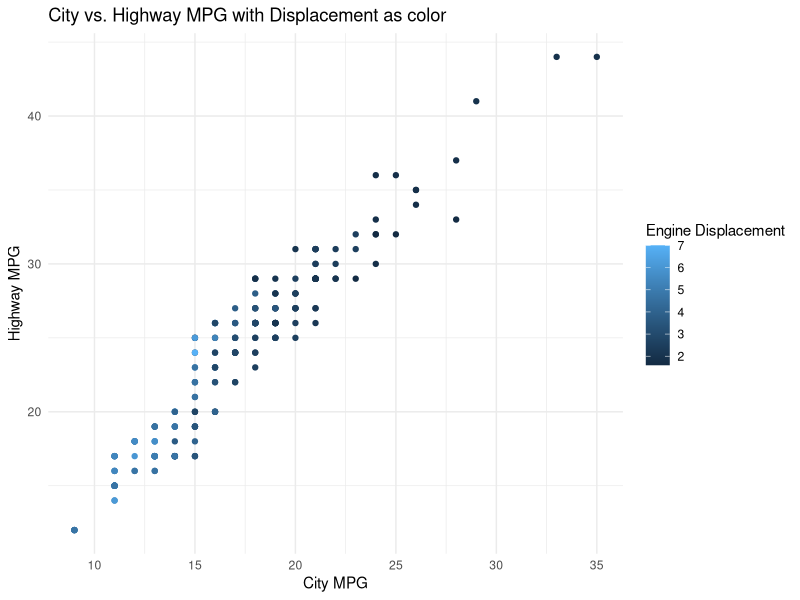
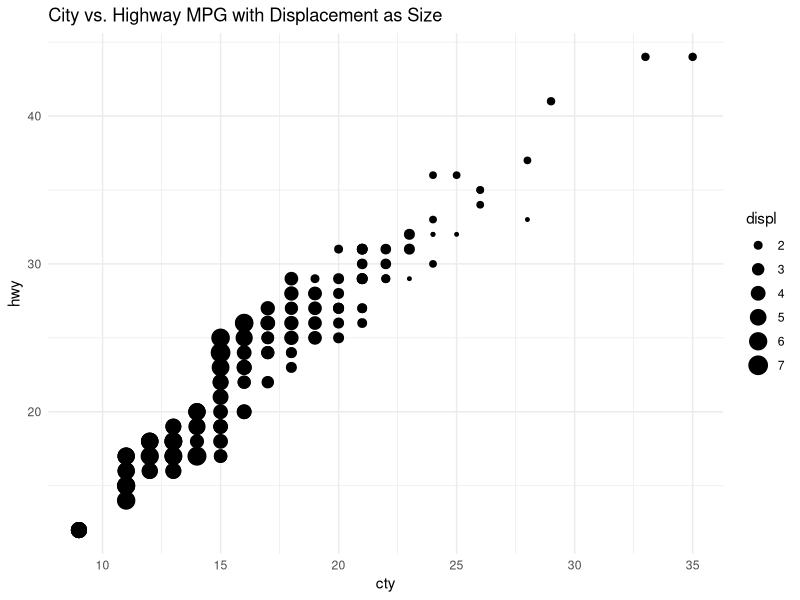
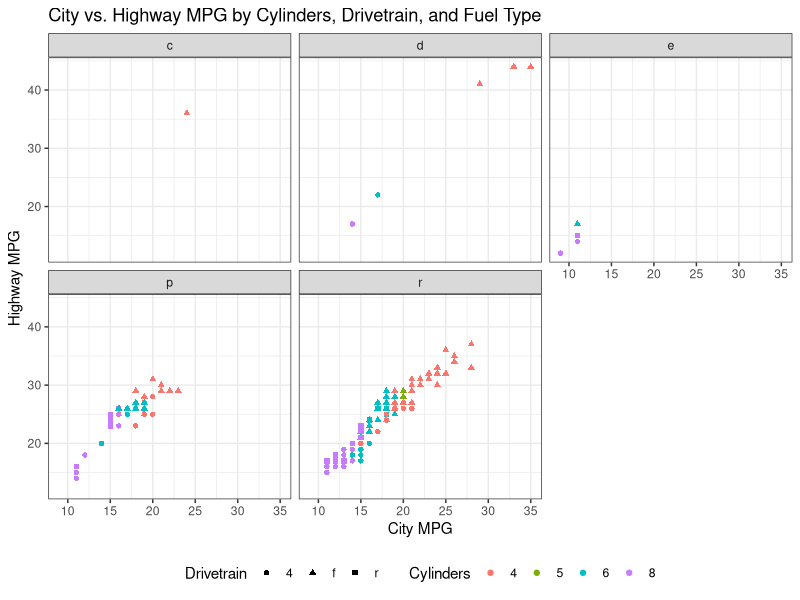

R code for these plots, in order:
## ---- chunk 1
#Chad Huntebrinker
library(ggplot2)
library(tidyverse)

mpg_factors <- mpg %>%
  mutate(across(where(is.character), as.factor))
## ---- chunk 2
#Problem 1
ggplot(mpg_factors, aes(x = cty, y = hwy, color = displ)) +
  geom_point() +
  labs(
    title = "City vs. Highway MPG with Displacement as color",
    x = "City MPG",
    y = "Highway MPG",
    color = "Engine Displacement"
  ) +
  theme_minimal()

#Displacement with size
ggplot(data = mpg, aes(x = cty, y = hwy, size = displ)) +
  geom_point() +
  labs(title = "City vs. Highway MPG with Displacement as Size") +
  theme_minimal()
## ---- chunk 3
#Problem 2
ggplot(mpg, aes(x = cty, y = hwy, color = factor(cyl), shape = drv)) +
  geom_point() +
  facet_wrap(~fl) +
  labs(
    title = "City vs. Highway MPG by Cylinders, Drivetrain, and Fuel Type",
    x = "City MPG",
    y = "Highway MPG",
    color = "Cylinders",
    shape = "Drivetrain"
  ) +
  theme_bw() +
  theme(legend.position = "bottom")
